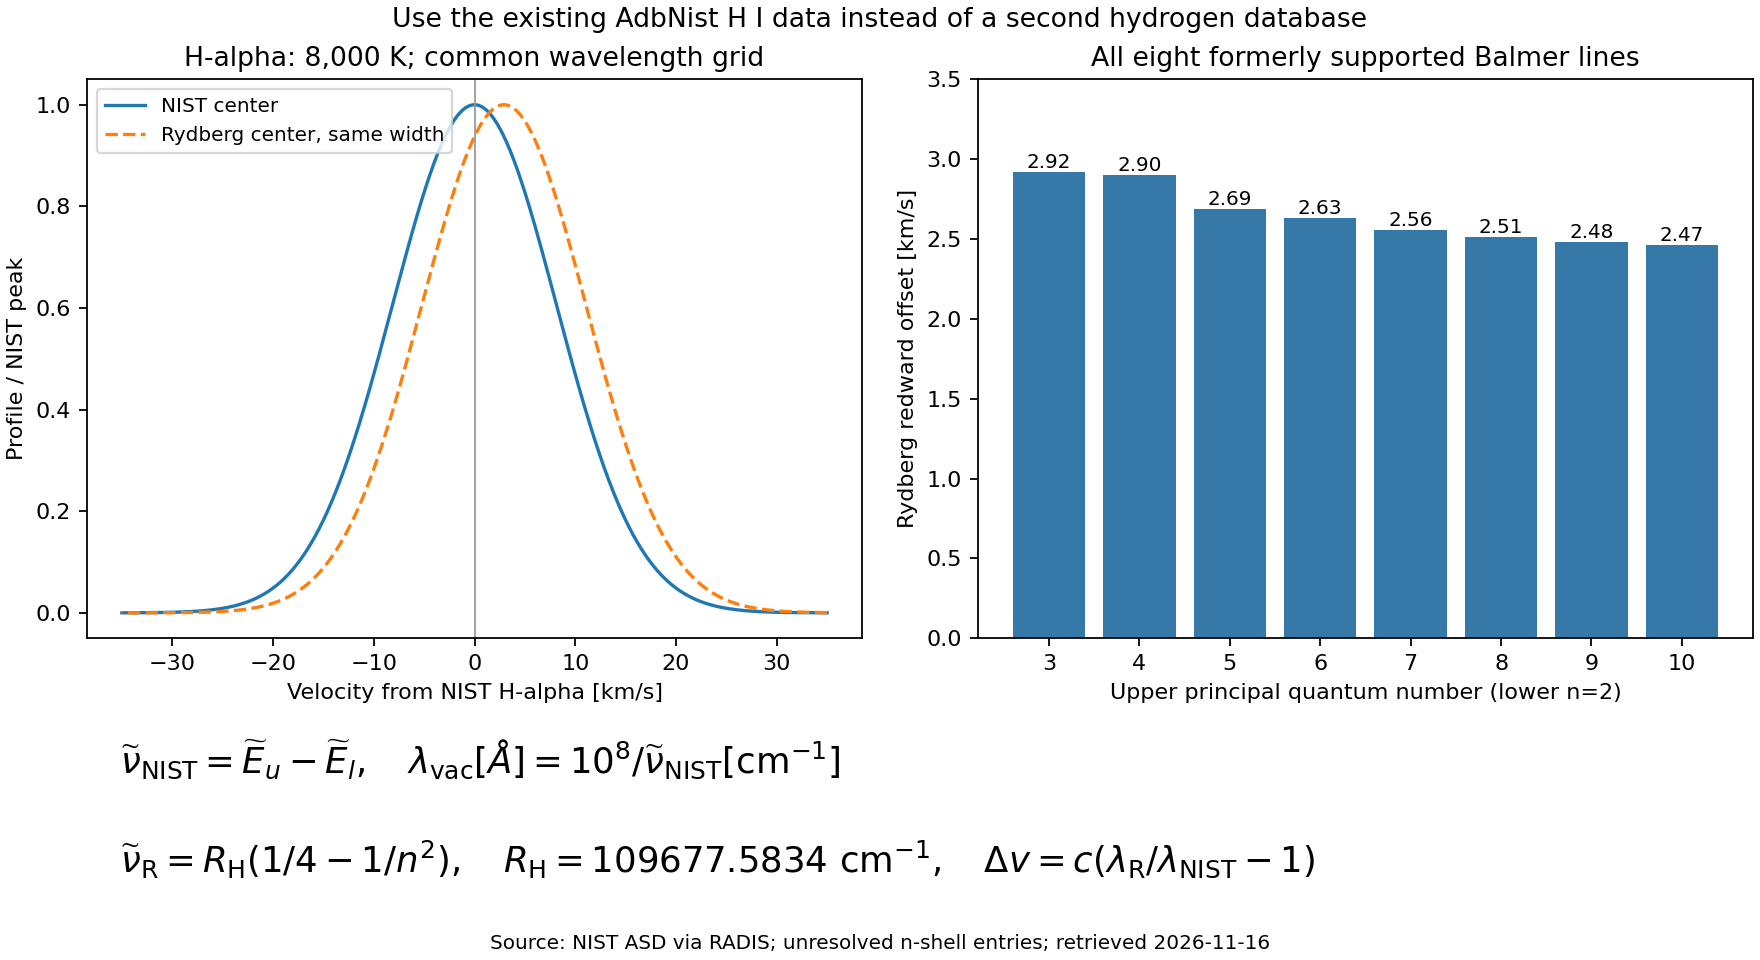

Reproduce this figure in Python.
"""Compare NIST Balmer centers with the removed Rydberg approximation.

Run with an editable ExoJAX installation; AdbNist downloads/caches H I through
RADIS on first use. The left panel changes only the center, holding widths fixed.
"""

from __future__ import annotations

from pathlib import Path

import jax
import matplotlib
import numpy as np

matplotlib.use("Agg")
import matplotlib.pyplot as plt

from exojax.database import AdbNist
from exojax.opacity import OpaDirect
from exojax.utils.constants import c


def main():
    jax.config.update("jax_enable_x64", True)
    adb = AdbNist("H_I", nurange=(15000.0, 26400.0))
    upper_n = np.arange(3, 11)
    np.testing.assert_array_equal(adb.glower, np.full(8, 8.0))
    np.testing.assert_array_equal(adb.gupper, 2 * upper_n**2)
    reference = adb.nu_lines.copy()
    rydberg = 109677.5834 * (1 / 2**2 - 1 / upper_n**2)
    offset = c * (reference / rydberg - 1)
    adb.masking(np.arange(8) == 0)
    velocity = np.linspace(-35, 35, 2001)
    grid = reference[0] / (1 + velocity[::-1] / c)
    # Illustrative fixed HWHM: this is not a hydrogen damping prescription.
    opa = OpaDirect(adb, grid, atomic_broadening=lambda T, P: np.array([0.001]))
    nist_profile = np.asarray(opa.line_profiles(8000.0))[0]
    old_profile = np.asarray(opa.line_profiles(
        8000.0, velocity=c * (1 - rydberg[0] / reference[0])
    ))[0]

    fig = plt.figure(figsize=(11, 6), layout="constrained")
    gs = fig.add_gridspec(2, 2, height_ratios=[3, 1.1])
    left, right = fig.add_subplot(gs[0, 0]), fig.add_subplot(gs[0, 1])
    left.plot(velocity[::-1], nist_profile / nist_profile.max(), label="NIST center")
    left.plot(velocity[::-1], old_profile / nist_profile.max(), "--",
              label="Rydberg center, same width")
    left.axvline(0, color="0.6", lw=0.8)
    left.set(xlabel="Velocity from NIST H-alpha [km/s]", ylabel="Profile / NIST peak",
             title="H-alpha: 8,000 K; common wavelength grid")
    left.legend(fontsize=9)
    bars = right.bar(upper_n, offset, color="#3679a8")
    right.bar_label(bars, fmt="%.2f", fontsize=9)
    right.set(xlabel="Upper principal quantum number (lower n=2)",
              ylabel="Rydberg redward offset [km/s]", ylim=(0, 3.5),
              xticks=upper_n, title="All eight formerly supported Balmer lines")
    equations = fig.add_subplot(gs[1, :])
    equations.axis("off")
    equations.text(0.02, 0.72,
        r"$\widetilde\nu_{\rm NIST}=\widetilde E_u-\widetilde E_l,\quad"
        r"\lambda_{\rm vac}[\AA]=10^8/\widetilde\nu_{\rm NIST}[{\rm cm}^{-1}]$",
        fontsize=16)
    equations.text(0.02, 0.24,
        r"$\widetilde\nu_{\rm R}=R_{\rm H}(1/4-1/n^2),\quad"
        r"R_{\rm H}=109677.5834\ {\rm cm}^{-1},\quad"
        r"\Delta v=c(\lambda_{\rm R}/\lambda_{\rm NIST}-1)$", fontsize=16)
    fig.suptitle("Use the existing AdbNist H I data instead of a second hydrogen database")
    fig.supxlabel("Source: NIST ASD via RADIS; unresolved n-shell entries; retrieved 2026-11-16",
                  fontsize=9)
    output = Path(__file__).with_suffix(".png")
    fig.savefig(output, dpi=160)
    plt.close(fig)
    for n, nu, dv in zip(upper_n, reference, offset):
        print(f"n={n}: vacuum={1e8/nu:.8f} A; Rydberg offset={dv:.5f} km/s")
    print(output)


if __name__ == "__main__":
    main()
